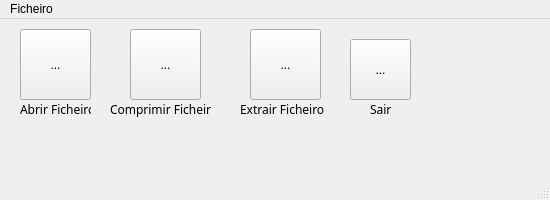
<?xml version="1.0" encoding="UTF-8"?>
<ui version="4.0">
 <class>mainwindow</class>
 <widget class="QMainWindow" name="mainwindow">
  <property name="windowModality">
   <enum>Qt::WindowModal</enum>
  </property>
  <property name="geometry">
   <rect>
    <x>0</x>
    <y>0</y>
    <width>550</width>
    <height>200</height>
   </rect>
  </property>
  <property name="minimumSize">
   <size>
    <width>550</width>
    <height>200</height>
   </size>
  </property>
  <property name="maximumSize">
   <size>
    <width>550</width>
    <height>200</height>
   </size>
  </property>
  <property name="windowTitle">
   <string>alexzip alpha v 0.0432</string>
  </property>
  <property name="styleSheet">
   <string notr="true">background-image: url(:/resources/bck.png);</string>
  </property>
  <widget class="QWidget" name="centralwidget">
   <widget class="QToolButton" name="open">
    <property name="geometry">
     <rect>
      <x>20</x>
      <y>10</y>
      <width>71</width>
      <height>71</height>
     </rect>
    </property>
    <property name="autoFillBackground">
     <bool>false</bool>
    </property>
    <property name="styleSheet">
     <string notr="true">image: url(:/resources/open.png);</string>
    </property>
    <property name="text">
     <string>...</string>
    </property>
    <property name="icon">
     <iconset resource="resources/icon.qrc">
      <normaloff>:/resources/open.png</normaloff>:/resources/open.png</iconset>
    </property>
    <property name="iconSize">
     <size>
      <width>64</width>
      <height>64</height>
     </size>
    </property>
   </widget>
   <widget class="QToolButton" name="compress">
    <property name="geometry">
     <rect>
      <x>130</x>
      <y>10</y>
      <width>71</width>
      <height>71</height>
     </rect>
    </property>
    <property name="autoFillBackground">
     <bool>false</bool>
    </property>
    <property name="styleSheet">
     <string notr="true">image: url(:/resources/open.png);</string>
    </property>
    <property name="text">
     <string>...</string>
    </property>
    <property name="icon">
     <iconset resource="resources/icon.qrc">
      <normaloff>:/resources/compress.png</normaloff>:/resources/compress.png</iconset>
    </property>
    <property name="iconSize">
     <size>
      <width>64</width>
      <height>64</height>
     </size>
    </property>
   </widget>
   <widget class="QToolButton" name="extract">
    <property name="geometry">
     <rect>
      <x>250</x>
      <y>10</y>
      <width>71</width>
      <height>71</height>
     </rect>
    </property>
    <property name="autoFillBackground">
     <bool>false</bool>
    </property>
    <property name="styleSheet">
     <string notr="true">image: url(:/resources/open.png);</string>
    </property>
    <property name="text">
     <string>...</string>
    </property>
    <property name="icon">
     <iconset resource="resources/icon.qrc">
      <normaloff>:/resources/extract.png</normaloff>:/resources/extract.png</iconset>
    </property>
    <property name="iconSize">
     <size>
      <width>64</width>
      <height>64</height>
     </size>
    </property>
   </widget>
   <widget class="QToolButton" name="exit">
    <property name="geometry">
     <rect>
      <x>350</x>
      <y>20</y>
      <width>61</width>
      <height>61</height>
     </rect>
    </property>
    <property name="autoFillBackground">
     <bool>false</bool>
    </property>
    <property name="styleSheet">
     <string notr="true">image: url(:/resources/open.png);</string>
    </property>
    <property name="text">
     <string>...</string>
    </property>
    <property name="icon">
     <iconset resource="resources/icon.qrc">
      <normaloff>:/resources/logout.png</normaloff>:/resources/logout.png</iconset>
    </property>
    <property name="iconSize">
     <size>
      <width>64</width>
      <height>64</height>
     </size>
    </property>
   </widget>
   <widget class="QLabel" name="label">
    <property name="geometry">
     <rect>
      <x>20</x>
      <y>80</y>
      <width>71</width>
      <height>21</height>
     </rect>
    </property>
    <property name="font">
     <font>
      <family>11S01 Black Tuesday Italic</family>
      <pointsize>9</pointsize>
     </font>
    </property>
    <property name="text">
     <string>Abrir Ficheiro</string>
    </property>
   </widget>
   <widget class="QLabel" name="label_2">
    <property name="geometry">
     <rect>
      <x>110</x>
      <y>80</y>
      <width>101</width>
      <height>21</height>
     </rect>
    </property>
    <property name="font">
     <font>
      <family>11S01 Black Tuesday Italic</family>
      <pointsize>9</pointsize>
     </font>
    </property>
    <property name="text">
     <string>Comprimir Ficheiro</string>
    </property>
   </widget>
   <widget class="QLabel" name="label_3">
    <property name="geometry">
     <rect>
      <x>240</x>
      <y>80</y>
      <width>91</width>
      <height>21</height>
     </rect>
    </property>
    <property name="font">
     <font>
      <family>11S01 Black Tuesday Italic</family>
      <pointsize>9</pointsize>
     </font>
    </property>
    <property name="text">
     <string>Extrair Ficheiro</string>
    </property>
   </widget>
   <widget class="QLabel" name="label_4">
    <property name="geometry">
     <rect>
      <x>370</x>
      <y>80</y>
      <width>21</width>
      <height>21</height>
     </rect>
    </property>
    <property name="font">
     <font>
      <family>11S01 Black Tuesday Italic</family>
      <pointsize>9</pointsize>
     </font>
    </property>
    <property name="text">
     <string>Sair</string>
    </property>
   </widget>
  </widget>
  <widget class="QMenuBar" name="menubar">
   <property name="geometry">
    <rect>
     <x>0</x>
     <y>0</y>
     <width>550</width>
     <height>21</height>
    </rect>
   </property>
   <widget class="QMenu" name="menuFicheiro">
    <property name="title">
     <string>Ficheiro</string>
    </property>
    <addaction name="separator"/>
    <addaction name="actionAbrir"/>
    <addaction name="separator"/>
    <addaction name="actionExtrair"/>
    <addaction name="actionComprimir"/>
    <addaction name="actionSair"/>
   </widget>
   <addaction name="menuFicheiro"/>
  </widget>
  <widget class="QStatusBar" name="statusbar"/>
  <action name="actionAbrir">
   <property name="text">
    <string>Abrir</string>
   </property>
  </action>
  <action name="actionExtrair">
   <property name="text">
    <string>Extrair</string>
   </property>
  </action>
  <action name="actionComprimir">
   <property name="text">
    <string>Comprimir</string>
   </property>
  </action>
  <action name="actionSair">
   <property name="text">
    <string>Sair</string>
   </property>
  </action>
 </widget>
 <resources>
  <include location="resources/icon.qrc"/>
 </resources>
 <connections/>
</ui>
